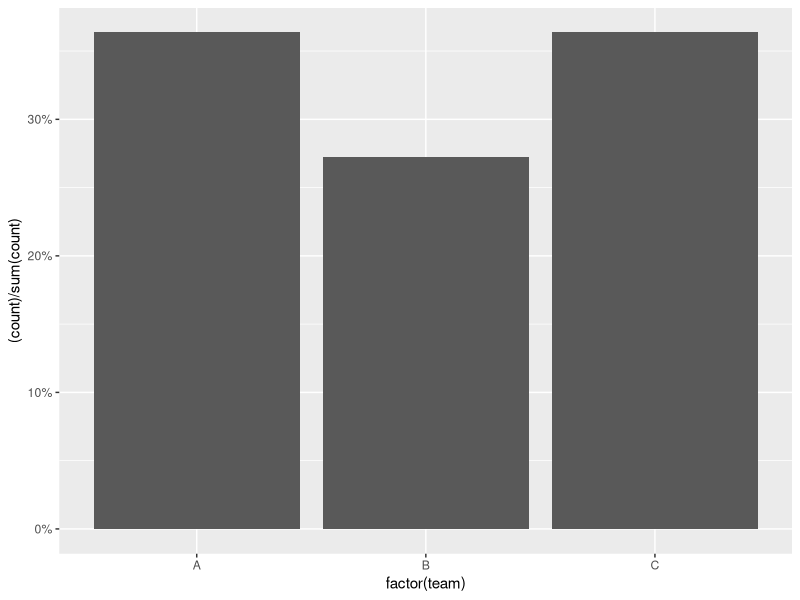
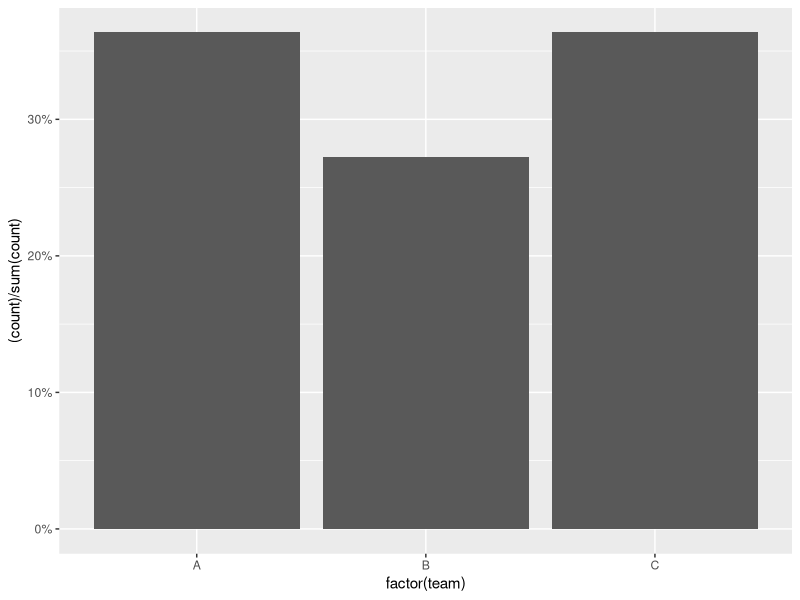
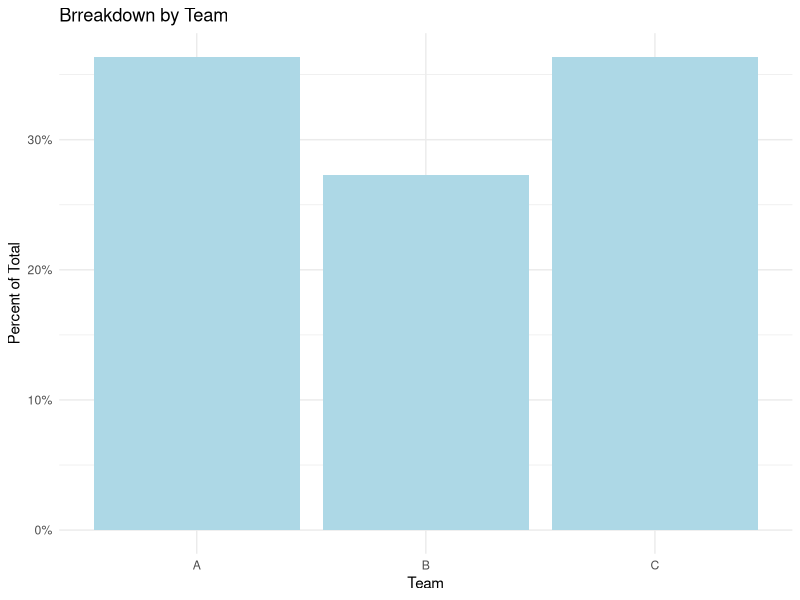

These charts were generated, in order, by the following R code:
# basic histogram with percentages
library("ggplot2")
library("scales")

# define data frame
data <- data.frame(team = c('A', 'A', 'A', 'A', 'B', 'B', 'B', 'C', 'C', 'C', 'C'),
                   points = c(77, 79, 93, 85, 89, 99, 90, 80, 68, 91, 92))

# create histogram with percentages
ggplot(data, aes(x=factor(team))) +
         geom_bar(aes(y = (..count..)/sum(..count..))) +
  scale_y_continuous(labels = percent)

# histogram with percentages (Remove Decimal Places)
library("ggplot2")
library("scales")

# define data frame
data <- data.frame(team = c('A', 'A', 'A', 'A', 'B', 'B', 'B', 'C', 'C', 'C', 'C'),
                   points = c(77, 79, 93, 85, 89, 99, 90, 80, 68, 91, 92))

# create histogram with percentages
ggplot(data, aes(x=factor(team))) +
  geom_bar(aes(y=(..count..)/sum(..count..))) +
  scale_y_continuous(labels=scales::percent_format(accuracy = 1L))

# create histogram with percentages and custom aesthetics
ggplot(data, aes(x=factor(team))) +
  geom_bar(aes(y = (..count..)/sum(..count..)), fill = 'lightblue') +
  scale_y_continuous(labels = percent) +
  labs(title = 'Brreakdown by Team', x ='Team', y='Percent of Total') +
  theme_minimal()
  
